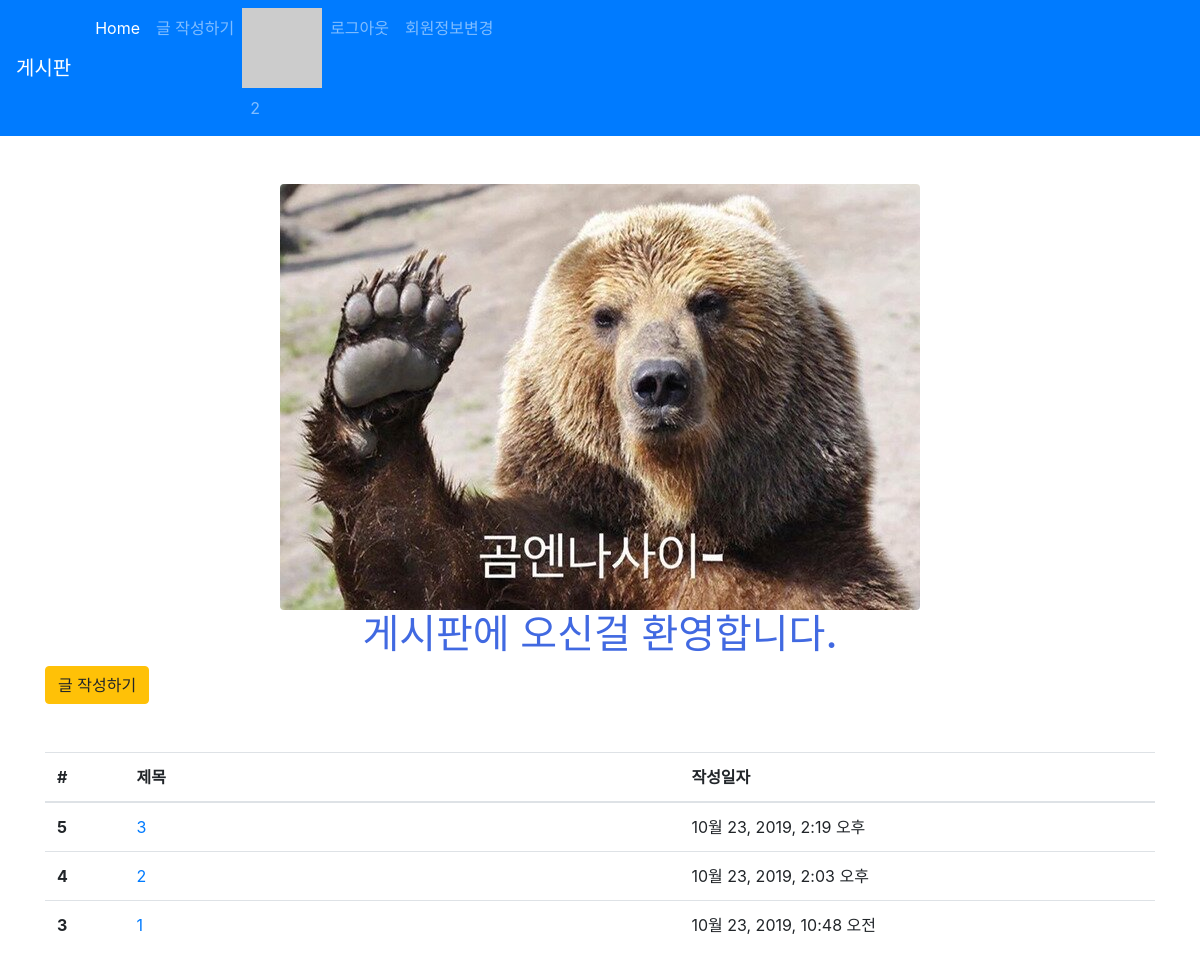
The page /articles/ (signed in) on the database as committed earlier.
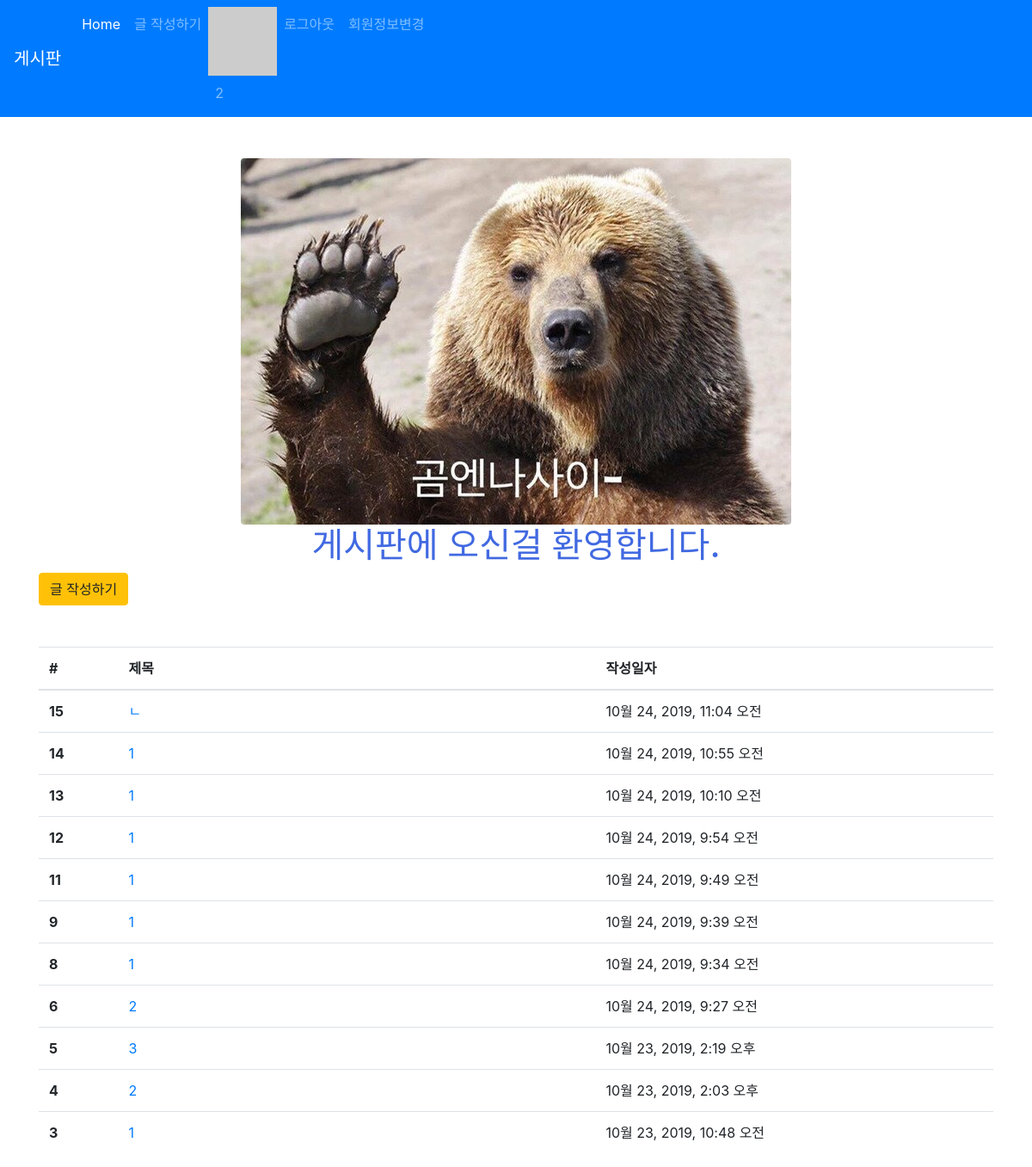
The same page on the database as committed later.
### articles/models.py (models this page shows, shortened)
class Article(models.Model):
    title = models.CharField(max_length=10)
    content = models.TextField()
    image = models.ImageField(blank=True)
    image_thumbnail = ImageSpecField(
        processors=[ResizeToFill(300, 300)],   #
        format='JPEG',   # format 옵션
        options={'quality': 80}  # 압축 퀄리티
    )
    created_at = models.DateTimeField(auto_now_add=True)
    updated_at = models.DateTimeField(auto_now=True)
    user = models.ForeignKey(settings.AUTH_USER_MODEL, on_delete=models.CASCADE)  # 로그인된 User객체 저장
    like_users = models.ManyToManyField(settings.AUTH_USER_MODEL, related_name='like_articles', blank=True)
    hashtags = models.ManyToManyField(HashTag, related_name='articles', blank=True)

### articles/views.py (the view)
# urls.py: path('', views.index, name='index'),
def index(request):
    articles = Article.objects.order_by('-id')
    context = {
        'articles': articles
    }
    return render(request, 'articles/index.html', context)

### articles/templatetags/gravatar.py (called while the page is built)
@register.filter
def makehash(email):
    return 'https://www.gravatar.com/avatar/' + hashlib.md5(email.strip().lower().encode('utf-8')).hexdigest()

### articles/templates/articles/index.html (shortened to what this page needs)
{% extends 'articles/base.html' %}
{% load static %}
{% block css %}
<link rel="stylesheet" href="{% static 'articles/style.css' %}">
{% endblock %}
{% block body %}
  <img src="{% static 'articles/gom.jpg' %}" class="rounded mx-auto d-block" alt="">
  <h1 class="text-center title">게시판에 오신걸 환영합니다.</h1>
  {% if user.is_authenticated %}
  <a href="{% url 'articles:create' %}" class="btn btn-warning">글 작성하기</a>
  {% endif %}
  <table class="table mt-5">
    <thead>
      <tr>
        <th scope="col">#</th>
        <th scope="col">제목</th>
        <th scope="col">작성일자</th>
      </tr>
    </thead>
    <tbody>
      {% for article in articles %}
      <tr>
        <th scope="row">{{ article.id }}</th>
        <td>
          <a href="{% url 'articles:detail' article.pk %}">
              {{ article.title }}
          </a>
        </td>
        <td>{{ article.created_at }}</td>
      </tr>
      {% endfor %}
    </tbody>
  </table>
{% endblock %}

Rows that differ between the two databases and show on the page:
added Article: id "15", title "ㄴ", created_at "10월 24, 2019, 11:04 오전"
added Article: id "14", title "1", created_at "10월 24, 2019, 10:55 오전"
added Article: id "13", title "1", created_at "10월 24, 2019, 10:10 오전"
added Article: id "12", title "1", created_at "10월 24, 2019, 9:54 오전"
added Article: id "11", title "1", created_at "10월 24, 2019, 9:49 오전"
added Article: id "9", title "1", created_at "10월 24, 2019, 9:39 오전"
added Article: id "8", title "1", created_at "10월 24, 2019, 9:34 오전"
added Article: id "6", title "2", created_at "10월 24, 2019, 9:27 오전"
